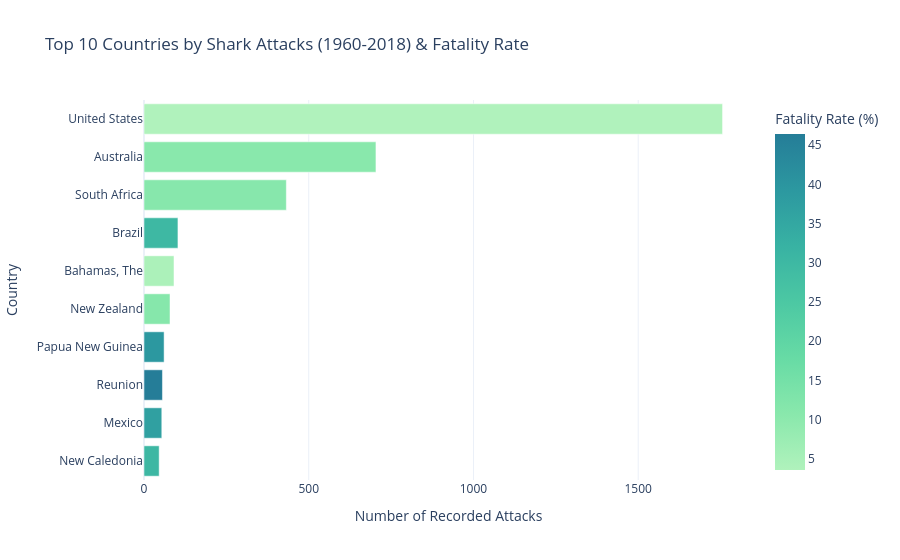
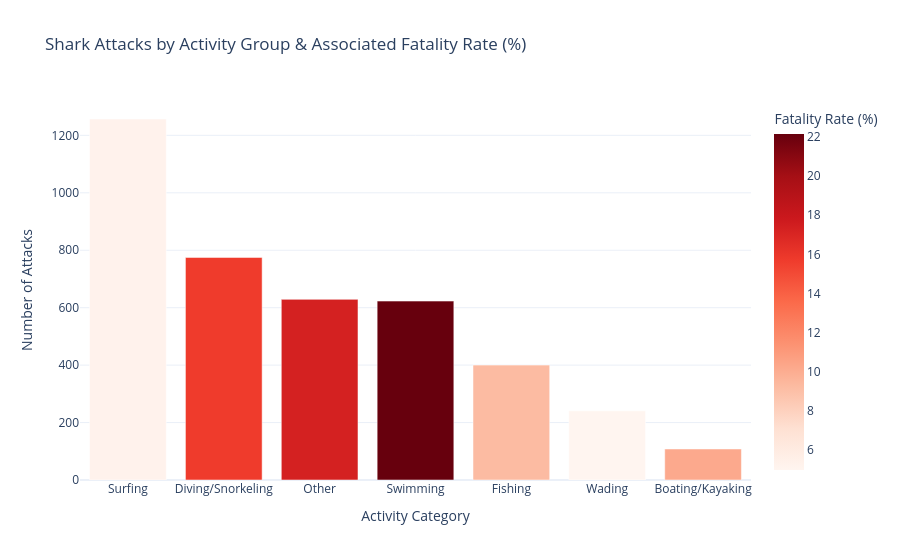
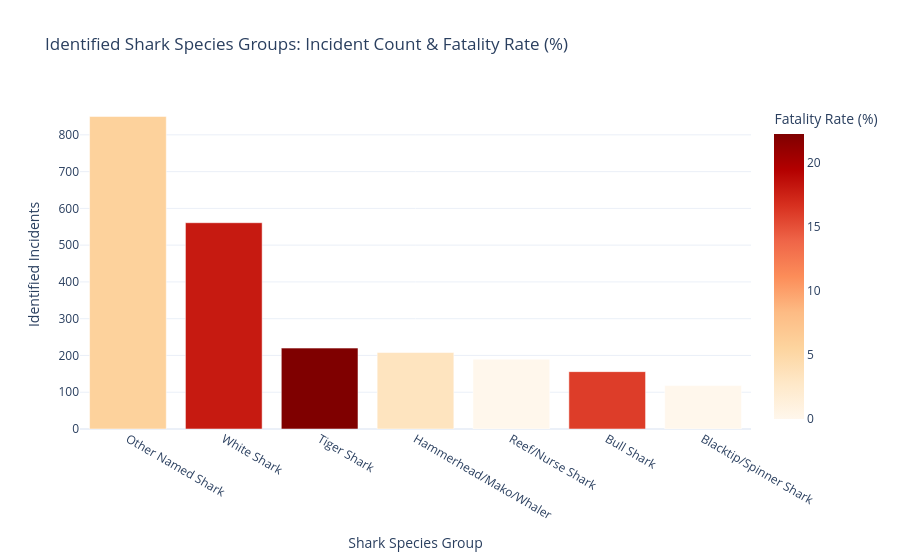

The code cell stored with these charts, in order, in its notebook:
### Markdown cell above
## Query 1 — Grouping & Fatality Rate Analysis `[1 pt]`

### Indicator Explanation
- **Calculation:** Group cleaned incidents by `Country_clean`, `Activity_group`, and `Species_group`, computing `Total_Attacks = count(Case Number)`, `Fatal_Attacks = sum(Fatal_clean == 'Y')`, and:
  $$\text{Fatality Rate (\%)} = \frac{\text{Fatal Attacks}}{\text{Total Attacks}} \times 100$$
- **What it represents:** Measures both the absolute frequency of shark encounters and their lethality across nations, water activities, and shark species.
- **Interpretation:**
  - **Countries:** The United States dominates raw volume (1,756 attacks) but has a remarkably low fatality rate (~4.5%), whereas Australia (704), South Africa (432), and Brazil (103) show substantially higher lethality.
  - **Activities:** Surfing generates the most encounters (1,250) yet exhibits low mortality because boards act as physical shields and bites are typically exploratory, whereas Swimming and Diving/Snorkeling face much higher fatality rates.
  - **Species:** Among identified incidents, **Tiger Shark (22.3%)**, **White Shark (18.0%)**, and **Bull Shark (16.0%)** account for almost all lethal encounters, while **Reef/Nurse** and **Blacktip/Spinner** sharks show 0% fatality.

### Code cell
# Execute Query 1 grouping indicators and display summary tables + Plotly charts
q1 = query_grouping_analysis(clean_sharks, top_n=10)

print('--- Top 10 Countries ---')
display(q1['top_countries'])
q1['fig_countries'].show()

print('--- Activity Group Fatality Rates ---')
display(q1['activity_stats'])
q1['fig_activities'].show()

print('--- Shark Species Fatality Rates ---')
display(q1['species_stats'])
q1['fig_species'].show()

### Figure 1 — Plotly figure (JSON) as saved in the notebook; plotly's stock layout.template omitted (floating-point values rounded to 4 significant figures)
{"data": [{"hovertemplate": "Number of Recorded Attacks=%{x}<br>Country=%{y}<br>Fatality Rate (%)=%{marker.color}<extra></extra>", "legendgroup": "", "marker": {"color": [3.59, 10.8, 11.11, 30.1, 4.4, 11.39, 39.34, 46.43, 37.04, 30.43], "coloraxis": "coloraxis", "pattern": {"shape": ""}}, "name": "", "orientation": "h", "showlegend": false, "textposition": "auto", "type": "bar", "x": [1756, 704, 432, 103, 91, 79, 61, 56, 54, 46], "xaxis": "x", "y": ["United States", "Australia", "South Africa", "Brazil", "Bahamas, The", "New Zealand", "Papua New Guinea", "Reunion", "Mexico", "New Caledonia"], "yaxis": "y"}], "layout": {"barmode": "relative", "coloraxis": {"autocolorscale": false, "colorbar": {"title": {"text": "Fatality Rate (%)"}}, "colorscale": [[0.0, "rgb(176, 242, 188)"], [0.1667, "rgb(137, 232, 172)"], [0.3333, "rgb(103, 219, 165)"], [0.5, "rgb(76, 200, 163)"], [0.6667, "rgb(56, 178, 163)"], [0.8333, "rgb(44, 152, 160)"], [1.0, "rgb(37, 125, 152)"]]}, "legend": {"tracegroupgap": 0}, "title": {"text": "Top 10 Countries by Shark Attacks (1960-2018) & Fatality Rate"}, "xaxis": {"anchor": "y", "domain": [0.0, 1.0], "title": {"text": "Number of Recorded Attacks"}}, "yaxis": {"anchor": "x", "autorange": "reversed", "domain": [0.0, 1.0], "title": {"text": "Country"}}}}

### Figure 2 — Plotly figure (JSON) as saved in the notebook; plotly's stock layout.template omitted (floating-point values rounded to 4 significant figures)
{"data": [{"hovertemplate": "Activity Category=%{x}<br>Number of Attacks=%{y}<br>Fatality Rate (%)=%{marker.color}<extra></extra>", "legendgroup": "", "marker": {"color": [5.25, 15.74, 17.33, 22.15, 9.25, 4.98, 10.19], "coloraxis": "coloraxis", "pattern": {"shape": ""}}, "name": "", "orientation": "v", "showlegend": false, "textposition": "auto", "type": "bar", "x": ["Surfing", "Diving/Snorkeling", "Other", "Swimming", "Fishing", "Wading", "Boating/Kayaking"], "xaxis": "x", "y": [1257, 775, 629, 623, 400, 241, 108], "yaxis": "y"}], "layout": {"barmode": "relative", "coloraxis": {"autocolorscale": false, "colorbar": {"title": {"text": "Fatality Rate (%)"}}, "colorscale": [[0.0, "rgb(255,245,240)"], [0.125, "rgb(254,224,210)"], [0.25, "rgb(252,187,161)"], [0.375, "rgb(252,146,114)"], [0.5, "rgb(251,106,74)"], [0.625, "rgb(239,59,44)"], [0.75, "rgb(203,24,29)"], [0.875, "rgb(165,15,21)"], [1.0, "rgb(103,0,13)"]]}, "legend": {"tracegroupgap": 0}, "title": {"text": "Shark Attacks by Activity Group & Associated Fatality Rate (%)"}, "xaxis": {"anchor": "y", "domain": [0.0, 1.0], "title": {"text": "Activity Category"}}, "yaxis": {"anchor": "x", "domain": [0.0, 1.0], "title": {"text": "Number of Attacks"}}}}

### Figure 3 — Plotly figure (JSON) as saved in the notebook; plotly's stock layout.template omitted (floating-point values rounded to 4 significant figures)
{"data": [{"hovertemplate": "Shark Species Group=%{x}<br>Identified Incidents=%{y}<br>Fatality Rate (%)=%{marker.color}<extra></extra>", "legendgroup": "", "marker": {"color": [5.76, 18.0, 22.27, 3.37, 0.0, 16.03, 0.0], "coloraxis": "coloraxis", "pattern": {"shape": ""}}, "name": "", "orientation": "v", "showlegend": false, "textposition": "auto", "type": "bar", "x": ["Other Named Shark", "White Shark", "Tiger Shark", "Hammerhead/Mako/Whaler", "Reef/Nurse Shark", "Bull Shark", "Blacktip/Spinner Shark"], "xaxis": "x", "y": [850, 561, 220, 208, 190, 156, 118], "yaxis": "y"}], "layout": {"barmode": "relative", "coloraxis": {"autocolorscale": false, "colorbar": {"title": {"text": "Fatality Rate (%)"}}, "colorscale": [[0.0, "rgb(255,247,236)"], [0.125, "rgb(254,232,200)"], [0.25, "rgb(253,212,158)"], [0.375, "rgb(253,187,132)"], [0.5, "rgb(252,141,89)"], [0.625, "rgb(239,101,72)"], [0.75, "rgb(215,48,31)"], [0.875, "rgb(179,0,0)"], [1.0, "rgb(127,0,0)"]]}, "legend": {"tracegroupgap": 0}, "title": {"text": "Identified Shark Species Groups: Incident Count & Fatality Rate (%)"}, "xaxis": {"anchor": "y", "domain": [0.0, 1.0], "title": {"text": "Shark Species Group"}}, "yaxis": {"anchor": "x", "domain": [0.0, 1.0], "title": {"text": "Identified Incidents"}}}}
